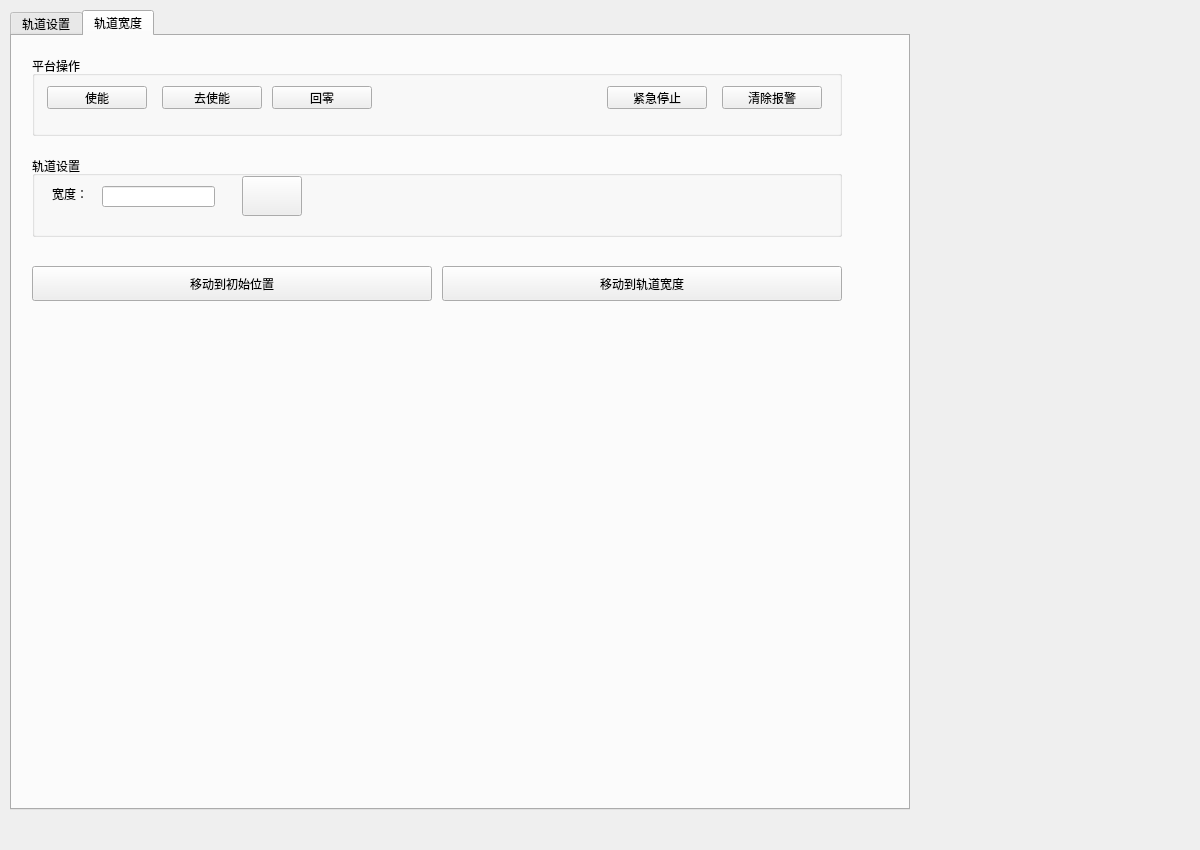
<?xml version="1.0" encoding="UTF-8"?>
<ui version="4.0">
 <class>WorkSetting</class>
 <widget class="QWidget" name="WorkSetting">
  <property name="geometry">
   <rect>
    <x>0</x>
    <y>0</y>
    <width>1200</width>
    <height>850</height>
   </rect>
  </property>
  <property name="windowTitle">
   <string>WorkSetting</string>
  </property>
  <widget class="QTabWidget" name="tabWidget">
   <property name="geometry">
    <rect>
     <x>10</x>
     <y>10</y>
     <width>900</width>
     <height>800</height>
    </rect>
   </property>
   <property name="currentIndex">
    <number>1</number>
   </property>
   <widget class="QWidget" name="tab">
    <attribute name="title">
     <string>轨道设置</string>
    </attribute>
    <widget class="QGroupBox" name="groupBox_11">
     <property name="geometry">
      <rect>
       <x>20</x>
       <y>20</y>
       <width>810</width>
       <height>80</height>
      </rect>
     </property>
     <property name="title">
      <string>平台操作</string>
     </property>
     <widget class="QPushButton" name="pushButton_imStop">
      <property name="geometry">
       <rect>
        <x>575</x>
        <y>30</y>
        <width>100</width>
        <height>23</height>
       </rect>
      </property>
      <property name="text">
       <string>紧急停止</string>
      </property>
     </widget>
     <widget class="QPushButton" name="pushButton_clearError">
      <property name="geometry">
       <rect>
        <x>690</x>
        <y>30</y>
        <width>100</width>
        <height>23</height>
       </rect>
      </property>
      <property name="text">
       <string>清除报警</string>
      </property>
     </widget>
     <widget class="QPushButton" name="pushButton_home">
      <property name="enabled">
       <bool>false</bool>
      </property>
      <property name="geometry">
       <rect>
        <x>240</x>
        <y>30</y>
        <width>100</width>
        <height>23</height>
       </rect>
      </property>
      <property name="text">
       <string>回零</string>
      </property>
     </widget>
     <widget class="QPushButton" name="pushButton_enable">
      <property name="geometry">
       <rect>
        <x>15</x>
        <y>30</y>
        <width>100</width>
        <height>23</height>
       </rect>
      </property>
      <property name="text">
       <string>使能</string>
      </property>
     </widget>
     <widget class="QPushButton" name="pushButton_disable">
      <property name="geometry">
       <rect>
        <x>130</x>
        <y>30</y>
        <width>100</width>
        <height>23</height>
       </rect>
      </property>
      <property name="text">
       <string>去使能</string>
      </property>
     </widget>
    </widget>
    <widget class="QGroupBox" name="groupBox_5">
     <property name="geometry">
      <rect>
       <x>20</x>
       <y>120</y>
       <width>810</width>
       <height>80</height>
      </rect>
     </property>
     <property name="title">
      <string>来料状态</string>
     </property>
     <widget class="QGroupBox" name="groupBox_8">
      <property name="geometry">
       <rect>
        <x>150</x>
        <y>240</y>
        <width>120</width>
        <height>191</height>
       </rect>
      </property>
      <property name="title">
       <string>相对运动</string>
      </property>
      <widget class="QLabel" name="label_13">
       <property name="geometry">
        <rect>
         <x>10</x>
         <y>30</y>
         <width>31</width>
         <height>16</height>
        </rect>
       </property>
       <property name="text">
        <string>距离：</string>
       </property>
      </widget>
      <widget class="QLineEdit" name="lineEdit_2">
       <property name="geometry">
        <rect>
         <x>50</x>
         <y>30</y>
         <width>61</width>
         <height>20</height>
        </rect>
       </property>
      </widget>
     </widget>
     <widget class="QRadioButton" name="radioButton_stopSensor">
      <property name="enabled">
       <bool>false</bool>
      </property>
      <property name="geometry">
       <rect>
        <x>150</x>
        <y>30</y>
        <width>100</width>
        <height>19</height>
       </rect>
      </property>
      <property name="text">
       <string>停板Sensor</string>
      </property>
     </widget>
     <widget class="QRadioButton" name="radioButton_inplaceSensor">
      <property name="enabled">
       <bool>false</bool>
      </property>
      <property name="geometry">
       <rect>
        <x>280</x>
        <y>30</y>
        <width>100</width>
        <height>19</height>
       </rect>
      </property>
      <property name="text">
       <string>到位Sensor</string>
      </property>
     </widget>
     <widget class="QRadioButton" name="radioButton_outputSensor">
      <property name="enabled">
       <bool>false</bool>
      </property>
      <property name="geometry">
       <rect>
        <x>410</x>
        <y>30</y>
        <width>100</width>
        <height>19</height>
       </rect>
      </property>
      <property name="text">
       <string>出料Sensor</string>
      </property>
     </widget>
     <widget class="QRadioButton" name="radioButton_inputSensor">
      <property name="enabled">
       <bool>false</bool>
      </property>
      <property name="geometry">
       <rect>
        <x>20</x>
        <y>30</y>
        <width>100</width>
        <height>19</height>
       </rect>
      </property>
      <property name="text">
       <string>进料Sensor</string>
      </property>
     </widget>
     <widget class="QPushButton" name="pushButton_onLive">
      <property name="geometry">
       <rect>
        <x>580</x>
        <y>30</y>
        <width>100</width>
        <height>23</height>
       </rect>
      </property>
      <property name="text">
       <string>Live</string>
      </property>
     </widget>
     <widget class="QPushButton" name="pushButton_onStop">
      <property name="geometry">
       <rect>
        <x>690</x>
        <y>30</y>
        <width>100</width>
        <height>23</height>
       </rect>
      </property>
      <property name="text">
       <string>Stop</string>
      </property>
     </widget>
    </widget>
    <widget class="QGroupBox" name="groupBox_6">
     <property name="geometry">
      <rect>
       <x>20</x>
       <y>220</y>
       <width>810</width>
       <height>80</height>
      </rect>
     </property>
     <property name="title">
      <string>上下料操作</string>
     </property>
     <widget class="QGroupBox" name="groupBox_9">
      <property name="geometry">
       <rect>
        <x>150</x>
        <y>240</y>
        <width>120</width>
        <height>191</height>
       </rect>
      </property>
      <property name="title">
       <string>相对运动</string>
      </property>
      <widget class="QLabel" name="label_14">
       <property name="geometry">
        <rect>
         <x>10</x>
         <y>30</y>
         <width>31</width>
         <height>16</height>
        </rect>
       </property>
       <property name="text">
        <string>距离：</string>
       </property>
      </widget>
      <widget class="QLineEdit" name="lineEdit_3">
       <property name="geometry">
        <rect>
         <x>50</x>
         <y>30</y>
         <width>61</width>
         <height>20</height>
        </rect>
       </property>
      </widget>
     </widget>
     <widget class="QPushButton" name="pushButton_move">
      <property name="geometry">
       <rect>
        <x>10</x>
        <y>30</y>
        <width>221</width>
        <height>35</height>
       </rect>
      </property>
      <property name="text">
       <string>进料运动</string>
      </property>
     </widget>
     <widget class="QPushButton" name="pushButton_stop">
      <property name="geometry">
       <rect>
        <x>250</x>
        <y>30</y>
        <width>151</width>
        <height>35</height>
       </rect>
      </property>
      <property name="text">
       <string>停止</string>
      </property>
     </widget>
     <widget class="QCheckBox" name="checkBox_cylinder">
      <property name="geometry">
       <rect>
        <x>420</x>
        <y>40</y>
        <width>181</width>
        <height>19</height>
       </rect>
      </property>
      <property name="text">
       <string>顶升气缸上升/下降</string>
      </property>
     </widget>
    </widget>
    <widget class="QPushButton" name="pushButton_moveInput">
     <property name="geometry">
      <rect>
       <x>20</x>
       <y>330</y>
       <width>400</width>
       <height>35</height>
      </rect>
     </property>
     <property name="text">
      <string>上料运动</string>
     </property>
    </widget>
    <widget class="QPushButton" name="pushButton_moveOutput">
     <property name="geometry">
      <rect>
       <x>430</x>
       <y>330</y>
       <width>400</width>
       <height>35</height>
      </rect>
     </property>
     <property name="text">
      <string>下料运动</string>
     </property>
    </widget>
   </widget>
   <widget class="QWidget" name="tab_2">
    <attribute name="title">
     <string>轨道宽度</string>
    </attribute>
    <widget class="QGroupBox" name="groupBox_12">
     <property name="geometry">
      <rect>
       <x>20</x>
       <y>120</y>
       <width>810</width>
       <height>81</height>
      </rect>
     </property>
     <property name="title">
      <string>轨道设置</string>
     </property>
     <widget class="QLabel" name="label">
      <property name="geometry">
       <rect>
        <x>20</x>
        <y>30</y>
        <width>72</width>
        <height>15</height>
       </rect>
      </property>
      <property name="text">
       <string>宽度：</string>
      </property>
     </widget>
     <widget class="QLineEdit" name="lineEdit_width">
      <property name="geometry">
       <rect>
        <x>70</x>
        <y>30</y>
        <width>113</width>
        <height>21</height>
       </rect>
      </property>
     </widget>
     <widget class="QPushButton" name="pushButton_joystickWidth">
      <property name="geometry">
       <rect>
        <x>210</x>
        <y>20</y>
        <width>60</width>
        <height>40</height>
       </rect>
      </property>
      <property name="text">
       <string/>
      </property>
     </widget>
    </widget>
    <widget class="QGroupBox" name="groupBox_13">
     <property name="geometry">
      <rect>
       <x>20</x>
       <y>20</y>
       <width>810</width>
       <height>80</height>
      </rect>
     </property>
     <property name="title">
      <string>平台操作</string>
     </property>
     <widget class="QPushButton" name="pushButton_imStopWidth">
      <property name="geometry">
       <rect>
        <x>575</x>
        <y>30</y>
        <width>100</width>
        <height>23</height>
       </rect>
      </property>
      <property name="text">
       <string>紧急停止</string>
      </property>
     </widget>
     <widget class="QPushButton" name="pushButton_clearErrorWidth">
      <property name="geometry">
       <rect>
        <x>690</x>
        <y>30</y>
        <width>100</width>
        <height>23</height>
       </rect>
      </property>
      <property name="text">
       <string>清除报警</string>
      </property>
     </widget>
     <widget class="QPushButton" name="pushButton_homeWidth">
      <property name="enabled">
       <bool>true</bool>
      </property>
      <property name="geometry">
       <rect>
        <x>240</x>
        <y>30</y>
        <width>100</width>
        <height>23</height>
       </rect>
      </property>
      <property name="text">
       <string>回零</string>
      </property>
     </widget>
     <widget class="QPushButton" name="pushButton_enableWidth">
      <property name="geometry">
       <rect>
        <x>15</x>
        <y>30</y>
        <width>100</width>
        <height>23</height>
       </rect>
      </property>
      <property name="text">
       <string>使能</string>
      </property>
     </widget>
     <widget class="QPushButton" name="pushButton_disableWidth">
      <property name="geometry">
       <rect>
        <x>130</x>
        <y>30</y>
        <width>100</width>
        <height>23</height>
       </rect>
      </property>
      <property name="text">
       <string>去使能</string>
      </property>
     </widget>
    </widget>
    <widget class="QPushButton" name="pushButton_moveToReady">
     <property name="geometry">
      <rect>
       <x>20</x>
       <y>230</y>
       <width>400</width>
       <height>35</height>
      </rect>
     </property>
     <property name="text">
      <string>移动到初始位置</string>
     </property>
    </widget>
    <widget class="QPushButton" name="pushButton_moveToWidth">
     <property name="geometry">
      <rect>
       <x>430</x>
       <y>230</y>
       <width>400</width>
       <height>35</height>
      </rect>
     </property>
     <property name="text">
      <string>移动到轨道宽度</string>
     </property>
    </widget>
   </widget>
  </widget>
 </widget>
 <layoutdefault spacing="6" margin="11"/>
 <resources/>
 <connections/>
</ui>
